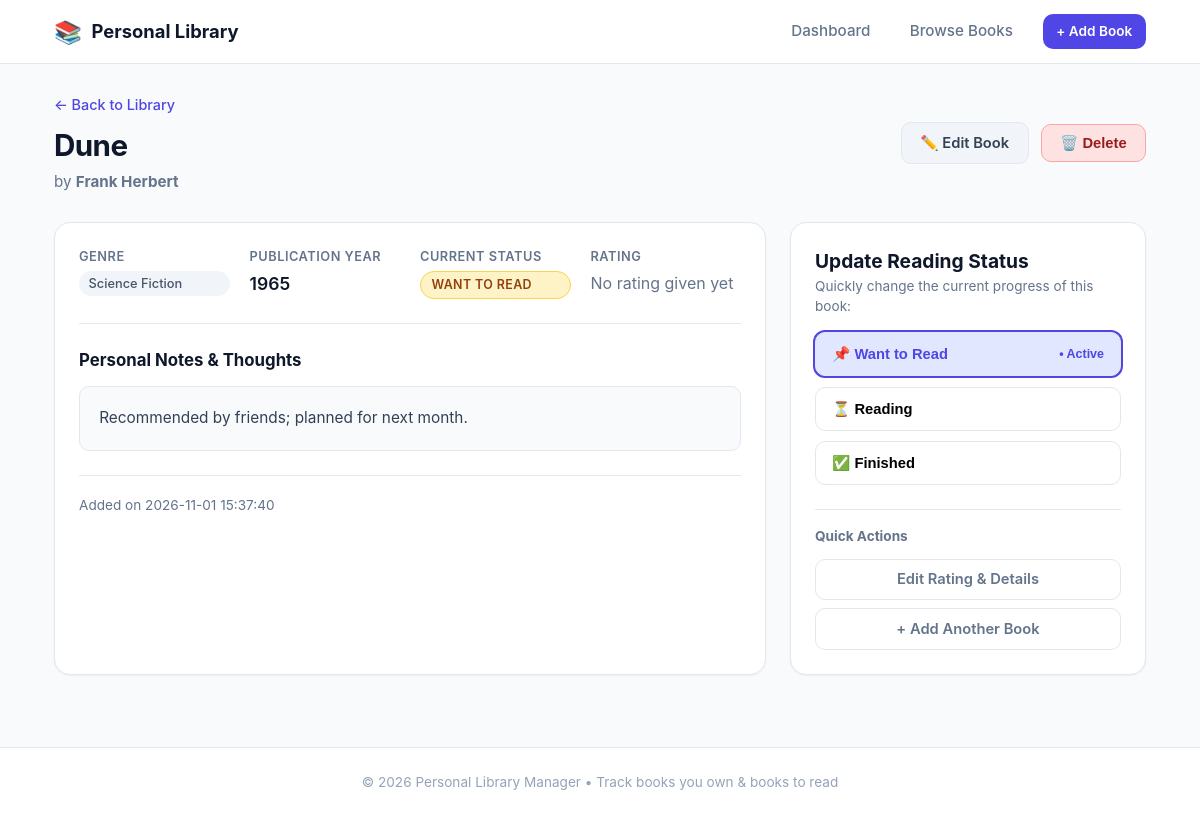
The app's page /books/4 with its own data.
### tables this page shows
CREATE TABLE books (
                id INTEGER PRIMARY KEY AUTOINCREMENT,
                title TEXT NOT NULL,
                author TEXT NOT NULL,
                genre TEXT NOT NULL,
                publication_year INTEGER,
                rating INTEGER,
                reading_status TEXT NOT NULL,
                notes TEXT,
                created_at TIMESTAMP DEFAULT CURRENT_TIMESTAMP
            );

### app.py (the view)
@app.get("/books/{book_id}", response_class=HTMLResponse, name="book_detail")
async def book_detail(request: Request, book_id: int):
    book = database.get_book_by_id(book_id)
    if not book:
        flash(request, "Book not found.", "error")
        return RedirectResponse(url=str(request.url_for("book_list")), status_code=303)
    return templates.TemplateResponse(
        request=request,
        name="book_detail.html",
        context={"book": book, "statuses": VALID_STATUSES}
    )

### templates/book_detail.html (shortened to what this page needs)
{% extends 'base.html' %}
{% block content %}
<div class="page-header">
    <div>
        <a href="{{ url_for('book_list') }}" class="back-link">&larr; Back to Library</a>
        <h1 class="page-title">{{ book['title'] }}</h1>
        <p class="page-subtitle">by <strong>{{ book['author'] }}</strong></p>
    </div>
    <div class="header-actions">
        <a href="{{ url_for('edit_book', book_id=book['id']) }}" class="btn btn-secondary">✏️ Edit Book</a>
        <form method="POST" action="{{ url_for('delete_book', book_id=book['id']) }}" onsubmit="return confirm('Are you sure you want to delete this book?');">
            <button type="submit" class="btn btn-danger">🗑️ Delete</button>
        </form>
    </div>
</div>
<div class="detail-grid">
    <div class="card detail-main-card">
        <div class="detail-row">
            <div class="detail-item">
                <span class="detail-label">Genre</span>
                <span class="genre-pill">{{ book['genre'] }}</span>
            </div>
            <div class="detail-item">
                <span class="detail-label">Publication Year</span>
                <span class="detail-value">{{ book['publication_year'] or 'Not specified' }}</span>
            </div>
            <div class="detail-item">
                <span class="detail-label">Current Status</span>
                <span class="status-badge status-{{ book['reading_status'] | lower | replace(' ', '-') }}">
                    {{ book['reading_status'] }}
                </span>
            </div>
            <div class="detail-item">
                <span class="detail-label">Rating</span>
                {% if book['rating'] %}
                    <div class="rating-display">
                        <span class="stars stars-lg">
                            {% for i in range(book['rating']) %}★{% endfor %}
                            {% for i in range(5 - book['rating']) %}<span class="star-empty">★</span>{% endfor %}
                        </span>
                        <span class="rating-numeric">({{ book['rating'] }} / 5)</span>
                    </div>
                {% else %}
                    <span class="text-muted">No rating given yet</span>
                {% endif %}
            </div>
        </div>
        <div class="detail-section">
            <h3 class="detail-section-title">Personal Notes &amp; Thoughts</h3>
            <div class="notes-content">
                {% if book['notes'] %}
                    <p>{{ book['notes'] }}</p>
                {% else %}
                    <p class="text-muted italic">No notes recorded for this book yet. <a href="{{ url_for('edit_book', book_id=book['id']) }}">Add notes</a>.</p>
                {% endif %}
            </div>
        </div>
        <div class="detail-footer">
            <span class="text-muted text-sm">Added on {{ book['created_at'] }}</span>
        </div>
    </div>
    <div class="card detail-sidebar-card">
        <h3 class="section-title">Update Reading Status</h3>
        <p class="text-muted text-sm">Quickly change the current progress of this book:</p>
        <form method="POST" action="{{ url_for('update_status', book_id=book['id']) }}" class="status-update-form">
            <div class="status-options">
                {% for status in statuses %}
                    <button type="submit"
                            name="reading_status"
                            value="{{ status }}"
                            class="status-btn {% if book['reading_status'] == status %}status-btn-active{% endif %} status-btn-{{ status | lower | replace(' ', '-') }}">
                        {% if status == 'Want to Read' %}📌{% elif status == 'Reading' %}⏳{% else %}✅{% endif %}
                        {{ status }}
                        {% if book['reading_status'] == status %}
                            <span class="current-indicator">&bull; Active</span>
                        {% endif %}
                    </button>
                {% endfor %}
            </div>
        </form>
        <div class="quick-links-box">
            <h4>Quick Actions</h4>
            <a href="{{ url_for('edit_book', book_id=book['id']) }}" class="btn btn-outline btn-block">Edit Rating &amp; Details</a>
            <a href="{{ url_for('add_book') }}" class="btn btn-outline btn-block">+ Add Another Book</a>
        </div>
    </div>
</div>
{% endblock %}

### records on screen
books: title "Dune", author "Frank Herbert", genre "Science Fiction", publication_year "1965", reading_status "WANT TO READ", notes "Recommended by friends; planned for next month.", created_at "2026-11-01 15:37:40"

### other values on screen
{{ status }} "Want to Read" "Reading" "Finished"
